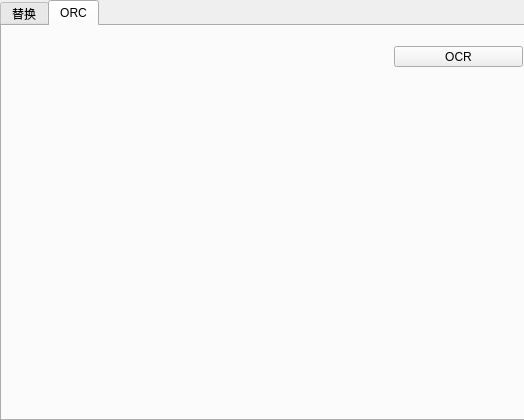
<?xml version="1.0" encoding="UTF-8"?>
<ui version="4.0">
 <class>Dialog</class>
 <widget class="QDialog" name="Dialog">
  <property name="geometry">
   <rect>
    <x>0</x>
    <y>0</y>
    <width>524</width>
    <height>420</height>
   </rect>
  </property>
  <property name="sizePolicy">
   <sizepolicy hsizetype="Preferred" vsizetype="Preferred">
    <horstretch>0</horstretch>
    <verstretch>0</verstretch>
   </sizepolicy>
  </property>
  <property name="windowTitle">
   <string>Dialog</string>
  </property>
  <property name="sizeGripEnabled">
   <bool>false</bool>
  </property>
  <property name="modal">
   <bool>false</bool>
  </property>
  <widget class="QTabWidget" name="tabWidget">
   <property name="enabled">
    <bool>true</bool>
   </property>
   <property name="geometry">
    <rect>
     <x>0</x>
     <y>0</y>
     <width>531</width>
     <height>421</height>
    </rect>
   </property>
   <property name="sizePolicy">
    <sizepolicy hsizetype="Preferred" vsizetype="Preferred">
     <horstretch>0</horstretch>
     <verstretch>0</verstretch>
    </sizepolicy>
   </property>
   <property name="tabShape">
    <enum>QTabWidget::Rounded</enum>
   </property>
   <property name="currentIndex">
    <number>1</number>
   </property>
   <property name="tabsClosable">
    <bool>false</bool>
   </property>
   <property name="movable">
    <bool>false</bool>
   </property>
   <widget class="QWidget" name="tab">
    <property name="sizePolicy">
     <sizepolicy hsizetype="Fixed" vsizetype="Fixed">
      <horstretch>0</horstretch>
      <verstretch>0</verstretch>
     </sizepolicy>
    </property>
    <attribute name="title">
     <string>替换</string>
    </attribute>
    <widget class="QWidget" name="verticalLayoutWidget">
     <property name="geometry">
      <rect>
       <x>0</x>
       <y>0</y>
       <width>521</width>
       <height>155</height>
      </rect>
     </property>
     <layout class="QVBoxLayout" name="verticalLayout" stretch="2,1,2">
      <property name="spacing">
       <number>10</number>
      </property>
      <property name="sizeConstraint">
       <enum>QLayout::SetDefaultConstraint</enum>
      </property>
      <property name="leftMargin">
       <number>0</number>
      </property>
      <property name="topMargin">
       <number>10</number>
      </property>
      <property name="rightMargin">
       <number>10</number>
      </property>
      <property name="bottomMargin">
       <number>10</number>
      </property>
      <item>
       <layout class="QVBoxLayout" name="verticalLayout_2">
        <property name="spacing">
         <number>0</number>
        </property>
        <property name="sizeConstraint">
         <enum>QLayout::SetDefaultConstraint</enum>
        </property>
        <item>
         <widget class="QPlainTextEdit" name="plainTextEdit">
          <property name="enabled">
           <bool>false</bool>
          </property>
          <property name="sizePolicy">
           <sizepolicy hsizetype="Preferred" vsizetype="Preferred">
            <horstretch>0</horstretch>
            <verstretch>0</verstretch>
           </sizepolicy>
          </property>
          <property name="tabChangesFocus">
           <bool>false</bool>
          </property>
          <property name="undoRedoEnabled">
           <bool>true</bool>
          </property>
          <property name="backgroundVisible">
           <bool>false</bool>
          </property>
         </widget>
        </item>
       </layout>
      </item>
      <item>
       <layout class="QVBoxLayout" name="verticalLayout_4">
        <item>
         <widget class="QCheckBox" name="checkBox">
          <property name="sizePolicy">
           <sizepolicy hsizetype="Preferred" vsizetype="Preferred">
            <horstretch>0</horstretch>
            <verstretch>0</verstretch>
           </sizepolicy>
          </property>
          <property name="text">
           <string>剪贴板</string>
          </property>
          <property name="checked">
           <bool>true</bool>
          </property>
          <property name="tristate">
           <bool>false</bool>
          </property>
         </widget>
        </item>
       </layout>
      </item>
      <item>
       <layout class="QVBoxLayout" name="verticalLayout_3">
        <property name="spacing">
         <number>0</number>
        </property>
        <item>
         <layout class="QHBoxLayout" name="horizontalLayout">
          <property name="spacing">
           <number>0</number>
          </property>
          <property name="rightMargin">
           <number>220</number>
          </property>
          <item>
           <layout class="QHBoxLayout" name="horizontalLayout_2">
            <property name="spacing">
             <number>0</number>
            </property>
            <item>
             <widget class="QLineEdit" name="lineEdit">
              <property name="sizePolicy">
               <sizepolicy hsizetype="Preferred" vsizetype="Preferred">
                <horstretch>0</horstretch>
                <verstretch>0</verstretch>
               </sizepolicy>
              </property>
              <property name="tabletTracking">
               <bool>false</bool>
              </property>
              <property name="text">
               <string>'</string>
              </property>
              <property name="alignment">
               <set>Qt::AlignJustify|Qt::AlignTop</set>
              </property>
             </widget>
            </item>
           </layout>
          </item>
          <item>
           <layout class="QHBoxLayout" name="horizontalLayout_3">
            <property name="spacing">
             <number>0</number>
            </property>
            <item>
             <widget class="QToolButton" name="toolButton">
              <property name="sizePolicy">
               <sizepolicy hsizetype="Preferred" vsizetype="Fixed">
                <horstretch>0</horstretch>
                <verstretch>0</verstretch>
               </sizepolicy>
              </property>
              <property name="cursor">
               <cursorShape>PointingHandCursor</cursorShape>
              </property>
              <property name="text">
               <string>替换</string>
              </property>
              <property name="autoRaise">
               <bool>false</bool>
              </property>
             </widget>
            </item>
           </layout>
          </item>
         </layout>
        </item>
       </layout>
      </item>
     </layout>
    </widget>
   </widget>
   <widget class="QWidget" name="ORC">
    <attribute name="title">
     <string>ORC</string>
    </attribute>
    <widget class="QWidget" name="horizontalLayoutWidget_4">
     <property name="geometry">
      <rect>
       <x>0</x>
       <y>0</y>
       <width>521</width>
       <height>161</height>
      </rect>
     </property>
     <layout class="QHBoxLayout" name="horizontalLayout_4" stretch="3,1">
      <property name="rightMargin">
       <number>0</number>
      </property>
      <item>
       <layout class="QHBoxLayout" name="horizontalLayout_6">
        <item>
         <widget class="QLabel" name="label">
          <property name="text">
           <string/>
          </property>
         </widget>
        </item>
       </layout>
      </item>
      <item>
       <layout class="QHBoxLayout" name="horizontalLayout_5">
        <property name="rightMargin">
         <number>0</number>
        </property>
        <item>
         <layout class="QVBoxLayout" name="verticalLayout_5">
          <property name="topMargin">
           <number>0</number>
          </property>
          <property name="bottomMargin">
           <number>100</number>
          </property>
          <item>
           <layout class="QVBoxLayout" name="verticalLayout_6">
            <item>
             <widget class="QToolButton" name="toolButton_2">
              <property name="sizePolicy">
               <sizepolicy hsizetype="Preferred" vsizetype="Fixed">
                <horstretch>0</horstretch>
                <verstretch>0</verstretch>
               </sizepolicy>
              </property>
              <property name="text">
               <string>OCR</string>
              </property>
             </widget>
            </item>
           </layout>
          </item>
          <item>
           <layout class="QVBoxLayout" name="verticalLayout_7"/>
          </item>
         </layout>
        </item>
       </layout>
      </item>
     </layout>
    </widget>
   </widget>
  </widget>
 </widget>
 <resources/>
 <connections/>
</ui>
